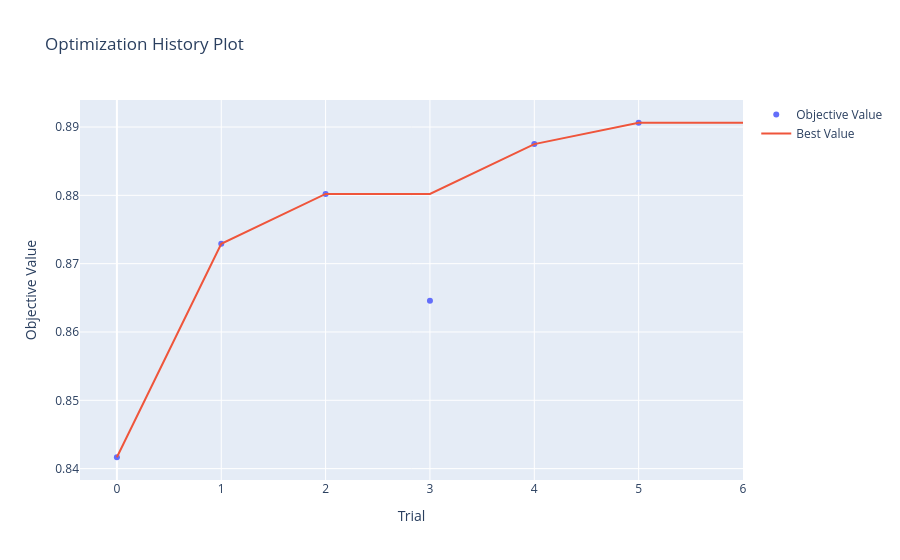

The cell this chart's notebook holds for it:
### Code cell
# 1. Plot optimization history
fig_hist = plot_optimization_history(study)
fig_hist.show()

### Figure 1 — Plotly figure (JSON) as saved in the notebook; plotly's stock layout.template omitted (floating-point values rounded to 4 significant figures)
{"data": [{"mode": "markers", "name": "Objective Value", "type": "scatter", "x": [0, 1, 2, 3, 4, 5], "y": [0.8417, 0.8729, 0.8802, 0.8646, 0.8875, 0.8906]}, {"mode": "lines", "name": "Best Value", "type": "scatter", "x": [0, 1, 2, 3, 4, 5, 6], "y": [0.8417, 0.8729, 0.8802, 0.8802, 0.8875, 0.8906, 0.8906]}, {"marker": {"color": "#cccccc"}, "mode": "markers", "name": "Infeasible Trial", "showlegend": false, "type": "scatter", "x": [], "y": []}], "layout": {"title": {"text": "Optimization History Plot"}, "xaxis": {"title": {"text": "Trial"}}, "yaxis": {"title": {"text": "Objective Value"}}}}
